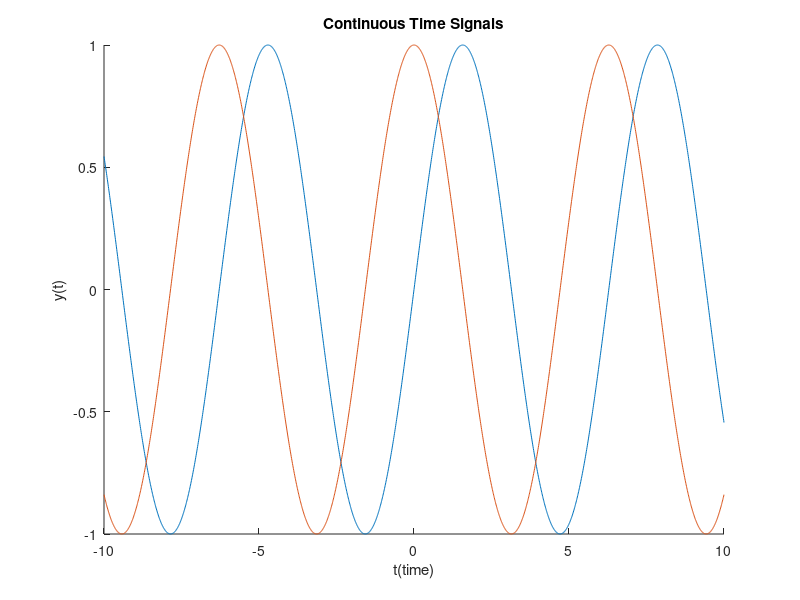

Write the MATLAB code that produced this figure.
%a program to plot continuous time signals 
hold on
t=-10:0.01:10 
x=sin(t);
y=cos(t);
plot(t,x)
plot(t,y)

title('Continuous Time Signals')
xlabel('t(time)')
ylabel('y(t)')
hold off 
